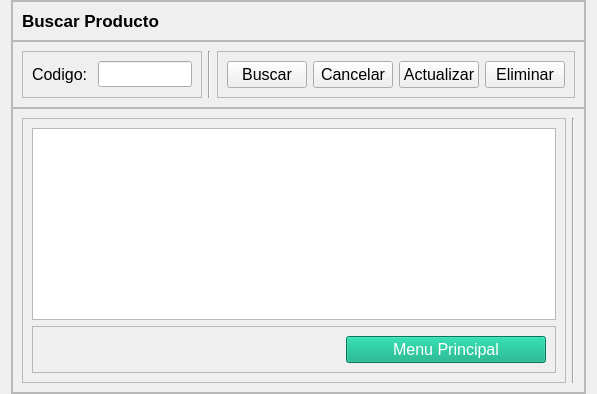
               <widget class="QWidget" name="pageC_Buscar">
                <layout class="QHBoxLayout" name="horizontalLayout_10">
                 <property name="spacing">
                  <number>0</number>
                 </property>
                 <property name="topMargin">
                  <number>0</number>
                 </property>
                 <property name="bottomMargin">
                  <number>0</number>
                 </property>
                 <item>
                  <widget class="QFrame" name="frame_4">
                   <property name="maximumSize">
                    <size>
                     <width>100000</width>
                     <height>1000000</height>
                    </size>
                   </property>
                   <property name="font">
                    <font>
                     <pointsize>1</pointsize>
                    </font>
                   </property>
                   <property name="frameShape">
                    <enum>QFrame::StyledPanel</enum>
                   </property>
                   <property name="frameShadow">
                    <enum>QFrame::Raised</enum>
                   </property>
                   <layout class="QVBoxLayout" name="verticalLayout_11">
                    <property name="spacing">
                     <number>0</number>
                    </property>
                    <property name="leftMargin">
                     <number>0</number>
                    </property>
                    <property name="topMargin">
                     <number>0</number>
                    </property>
                    <property name="rightMargin">
                     <number>0</number>
                    </property>
                    <property name="bottomMargin">
                     <number>0</number>
                    </property>
                    <item>
                     <widget class="QFrame" name="pageAheader">
                      <property name="minimumSize">
                       <size>
                        <width>0</width>
                        <height>40</height>
                       </size>
                      </property>
                      <property name="maximumSize">
                       <size>
                        <width>16777215</width>
                        <height>40</height>
                       </size>
                      </property>
                      <property name="frameShape">
                       <enum>QFrame::StyledPanel</enum>
                      </property>
                      <property name="frameShadow">
                       <enum>QFrame::Raised</enum>
                      </property>
                      <layout class="QHBoxLayout" name="horizontalLayout_11">
                       <property name="topMargin">
                        <number>0</number>
                       </property>
                       <property name="bottomMargin">
                        <number>0</number>
                       </property>
                       <item>
                        <widget class="QLabel" name="label_6">
                         <property name="font">
                          <font>
                           <pointsize>13</pointsize>
                           <weight>75</weight>
                           <bold>true</bold>
                          </font>
                         </property>
                         <property name="text">
                          <string>Buscar Producto</string>
                         </property>
                        </widget>
                       </item>
                      </layout>
                     </widget>
                    </item>
                    <item>
                     <widget class="QFrame" name="pageBnavebar">
                      <property name="minimumSize">
                       <size>
                        <width>0</width>
                        <height>67</height>
                       </size>
                      </property>
                      <property name="maximumSize">
                       <size>
                        <width>16777215</width>
                        <height>100</height>
                       </size>
                      </property>
                      <property name="frameShape">
                       <enum>QFrame::StyledPanel</enum>
                      </property>
                      <property name="frameShadow">
                       <enum>QFrame::Raised</enum>
                      </property>
                      <layout class="QHBoxLayout" name="horizontalLayout_17">
                       <item>
                        <widget class="QFrame" name="frame_6">
                         <property name="maximumSize">
                          <size>
                           <width>180</width>
                           <height>16777215</height>
                          </size>
                         </property>
                         <property name="frameShape">
                          <enum>QFrame::StyledPanel</enum>
                         </property>
                         <property name="frameShadow">
                          <enum>QFrame::Raised</enum>
                         </property>
                         <layout class="QHBoxLayout" name="horizontalLayout_35">
                          <item>
                           <widget class="QLabel" name="label_28">
                            <property name="font">
                             <font>
                              <pointsize>12</pointsize>
                             </font>
                            </property>
                            <property name="text">
                             <string>Codigo: </string>
                            </property>
                            <property name="alignment">
                             <set>Qt::AlignLeading|Qt::AlignLeft|Qt::AlignVCenter</set>
                            </property>
                           </widget>
                          </item>
                          <item>
                           <widget class="QLineEdit" name="inputCodigoC">
                            <property name="font">
                             <font>
                              <pointsize>11</pointsize>
                             </font>
                            </property>
                            <property name="text">
                             <string/>
                            </property>
                           </widget>
                          </item>
                         </layout>
                        </widget>
                       </item>
                       <item>
                        <widget class="Line" name="line_4">
                         <property name="orientation">
                          <enum>Qt::Vertical</enum>
                         </property>
                        </widget>
                       </item>
                       <item>
                        <widget class="QFrame" name="frame_13">
                         <property name="frameShape">
                          <enum>QFrame::StyledPanel</enum>
                         </property>
                         <property name="frameShadow">
                          <enum>QFrame::Raised</enum>
                         </property>
                         <layout class="QHBoxLayout" name="horizontalLayout_33">
                          <item>
                           <widget class="QPushButton" name="btnBuscarC">
                            <property name="font">
                             <font>
                              <pointsize>12</pointsize>
                             </font>
                            </property>
                            <property name="text">
                             <string>Buscar</string>
                            </property>
                           </widget>
                          </item>
                          <item>
                           <widget class="QPushButton" name="btnCancelarC">
                            <property name="font">
                             <font>
                              <pointsize>12</pointsize>
                             </font>
                            </property>
                            <property name="text">
                             <string>Cancelar</string>
                            </property>
                           </widget>
                          </item>
                          <item>
                           <widget class="QPushButton" name="btnUpdateC">
                            <property name="font">
                             <font>
                              <pointsize>12</pointsize>
                             </font>
                            </property>
                            <property name="text">
                             <string>Actualizar</string>
                            </property>
                           </widget>
                          </item>
                          <item>
                           <widget class="QPushButton" name="btnDeleteC">
                            <property name="font">
                             <font>
                              <pointsize>12</pointsize>
                             </font>
                            </property>
                            <property name="text">
                             <string>Eliminar</string>
                            </property>
                           </widget>
                          </item>
                         </layout>
                        </widget>
                       </item>
                      </layout>
                     </widget>
                    </item>
                    <item>
                     <widget class="QFrame" name="pageCbody">
                      <property name="styleSheet">
                       <string notr="true">QPushButton
{
color: rgb(255, 255, 255);
background-color: rgb(8, 80, 97);
}
QPushButton::hover
{
color: rgb(255, 255, 255);
	background-color: rgb(45, 131, 118);
}</string>
                      </property>
                      <property name="frameShape">
                       <enum>QFrame::StyledPanel</enum>
                      </property>
                      <property name="frameShadow">
                       <enum>QFrame::Raised</enum>
                      </property>
                      <layout class="QHBoxLayout" name="horizontalLayout_19">
                       <item>
                        <widget class="QFrame" name="frame_31">
                         <property name="minimumSize">
                          <size>
                           <width>190</width>
                           <height>0</height>
                          </size>
                         </property>
                         <property name="maximumSize">
                          <size>
                           <width>1000000</width>
                           <height>16777215</height>
                          </size>
                         </property>
                         <property name="frameShape">
                          <enum>QFrame::StyledPanel</enum>
                         </property>
                         <property name="frameShadow">
                          <enum>QFrame::Raised</enum>
                         </property>
                         <layout class="QVBoxLayout" name="verticalLayout_5">
                          <item>
                           <widget class="QTableWidget" name="tableWidget"/>
                          </item>
                          <item>
                           <widget class="QFrame" name="frame_27">
                            <property name="maximumSize">
                             <size>
                              <width>100000</width>
                              <height>16777215</height>
                             </size>
                            </property>
                            <property name="font">
                             <font>
                              <pointsize>11</pointsize>
                             </font>
                            </property>
                            <property name="frameShape">
                             <enum>QFrame::StyledPanel</enum>
                            </property>
                            <property name="frameShadow">
                             <enum>QFrame::Raised</enum>
                            </property>
                            <layout class="QHBoxLayout" name="horizontalLayout_34">
                             <item>
                              <spacer name="horizontalSpacer_4">
                               <property name="orientation">
                                <enum>Qt::Horizontal</enum>
                               </property>
                               <property name="sizeHint" stdset="0">
                                <size>
                                 <width>40</width>
                                 <height>20</height>
                                </size>
                               </property>
                              </spacer>
                             </item>
                             <item>
                              <widget class="QPushButton" name="btnXCerrarC">
                               <property name="minimumSize">
                                <size>
                                 <width>200</width>
                                 <height>0</height>
                                </size>
                               </property>
                               <property name="font">
                                <font>
                                 <pointsize>12</pointsize>
                                </font>
                               </property>
                               <property name="styleSheet">
                                <string notr="true">QPushButton
{
color: rgb(255, 255, 255);
background-color: rgb(0, 170, 127);

}
QPushButton::hover
{
color: rgb(255, 255, 255);
background-color: rgb(8, 80, 97);
}</string>
                               </property>
                               <property name="text">
                                <string>Menu Principal</string>
                               </property>
                              </widget>
                             </item>
                            </layout>
                           </widget>
                          </item>
                         </layout>
                        </widget>
                       </item>
                       <item>
                        <widget class="Line" name="line_3">
                         <property name="orientation">
                          <enum>Qt::Vertical</enum>
                         </property>
                        </widget>
                       </item>
                      </layout>
                     </widget>
                    </item>
                   </layout>
                  </widget>
                 </item>
                </layout>
               </widget>
